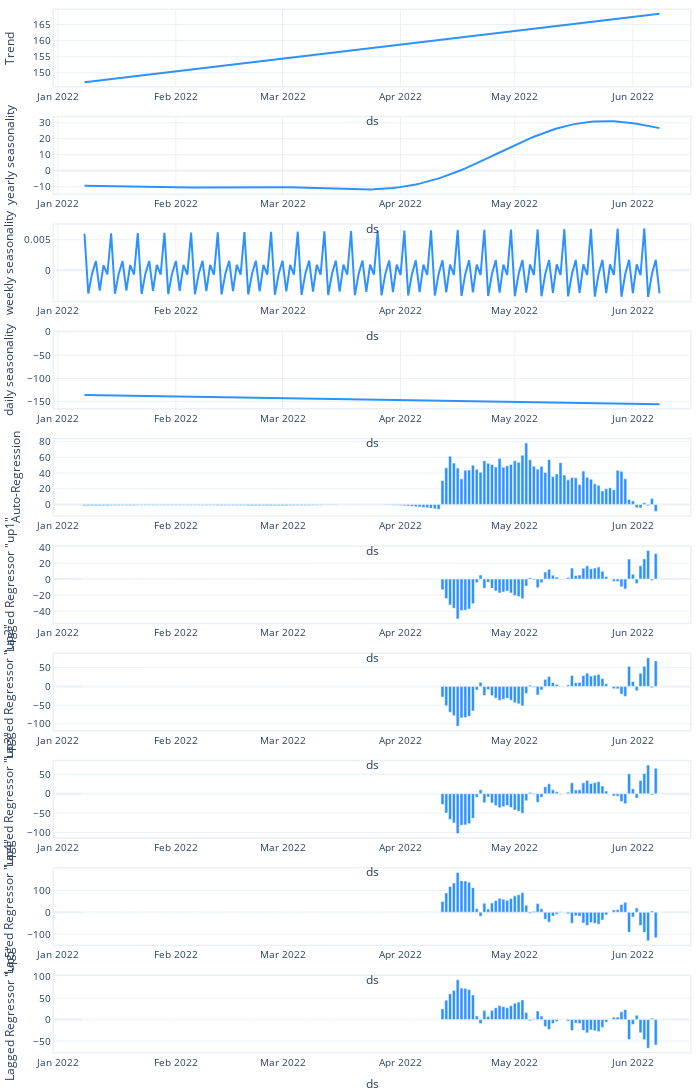

Source (notebook cell):
### Code cell
fig_comp = m.plot_components(forecast)
fig_comp.show()  # You may need this line to display the plot, depending on your environment

### Figure 1 — Plotly figure (JSON) as saved in the notebook; plotly's stock layout.template omitted (floating-point values rounded to 4 significant figures; data arrays with more than 128 entries replaced by an {"elided": "..."} marker saying what was removed)
{"data": [{"line": {"color": "#2d92ff", "width": 2}, "mode": "lines", "name": "Trend", "showlegend": false, "type": "scatter", "uid": "a387e77d-6ecb-40dd-9a44-89de485c0aad", "x": {"elided": "152 str values"}, "xaxis": "x", "y": {"elided": "152 float values"}, "yaxis": "y"}, {"line": {"color": "#2d92ff", "width": 2}, "mode": "lines", "name": "yearly seasonality", "showlegend": false, "type": "scatter", "uid": "1a90071c-06d1-4b3d-9d3a-239cb5bd2099", "x": {"elided": "152 str values"}, "xaxis": "x2", "y": {"elided": "152 float values"}, "yaxis": "y2"}, {"line": {"color": "#2d92ff", "width": 2}, "mode": "lines", "name": "weekly seasonality", "showlegend": false, "type": "scatter", "uid": "371af99f-ca26-43da-b144-b4d7309b6d74", "x": {"elided": "152 str values"}, "xaxis": "x3", "y": {"elided": "152 float values"}, "yaxis": "y3"}, {"line": {"color": "#2d92ff", "width": 2}, "mode": "lines", "name": "daily seasonality", "showlegend": false, "type": "scatter", "uid": "96f36dac-36e6-4af1-8f4a-ee480d38dcd5", "x": {"elided": "152 str values"}, "xaxis": "x4", "y": {"elided": "152 float values"}, "yaxis": "y4"}, {"marker": {"color": "#2d92ff"}, "name": "Auto-Regression", "opacity": 1, "showlegend": false, "type": "bar", "uid": "97d042bc-87a6-43b8-93da-21a58e2b41f8", "x": {"elided": "152 str values"}, "xaxis": "x5", "y": {"elided": "152 float values"}, "yaxis": "y5"}, {"marker": {"color": "#2d92ff"}, "name": "Lagged Regressor \"up1\"", "opacity": 1, "showlegend": false, "type": "bar", "uid": "441f12b6-eda6-4543-855a-e2243682c0e5", "x": {"elided": "152 str values"}, "xaxis": "x6", "y": {"elided": "152 float values"}, "yaxis": "y6"}, {"marker": {"color": "#2d92ff"}, "name": "Lagged Regressor \"up2\"", "opacity": 1, "showlegend": false, "type": "bar", "uid": "6fadda41-de2e-46df-aefd-c2b84c232a8d", "x": {"elided": "152 str values"}, "xaxis": "x7", "y": {"elided": "152 float values"}, "yaxis": "y7"}, {"marker": {"color": "#2d92ff"}, "name": "Lagged Regressor \"up3\"", "opacity": 1, "showlegend": false, "type": "bar", "uid": "f2634e50-b3ea-40b9-9b68-462892c93d40", "x": {"elided": "152 str values"}, "xaxis": "x8", "y": {"elided": "152 float values"}, "yaxis": "y8"}, {"marker": {"color": "#2d92ff"}, "name": "Lagged Regressor \"up4\"", "opacity": 1, "showlegend": false, "type": "bar", "uid": "34a84bb6-67cc-4ce6-9382-2ccb2c223163", "x": {"elided": "152 str values"}, "xaxis": "x9", "y": {"elided": "152 float values"}, "yaxis": "y9"}, {"marker": {"color": "#2d92ff"}, "name": "Lagged Regressor \"up5\"", "opacity": 1, "showlegend": false, "type": "bar", "uid": "3cef839b-de0c-42bc-aa84-f50dad7f4252", "x": {"elided": "152 str values"}, "xaxis": "x10", "y": {"elided": "152 float values"}, "yaxis": "y10"}], "layout": {"autosize": true, "barmode": "overlay", "font": {"size": 10}, "height": 2100, "hovermode": "x unified", "legend": {"traceorder": "reversed", "y": 0.1}, "margin": {"b": 0, "l": 0, "pad": 0, "r": 10, "t": 10}, "title": {"font": {"size": 12}}, "width": 700, "xaxis": {"anchor": "y", "domain": [0, 1], "linewidth": 1.5, "mirror": true, "range": ["2021-12-31T00:00:00", "2022-06-16T00:00:00"], "showline": true, "title": {"text": "ds"}, "type": "date"}, "xaxis10": {"anchor": "y10", "domain": [0, 1], "linewidth": 1.5, "mirror": true, "range": ["2021-12-31T00:00:00", "2022-06-16T00:00:00"], "showline": true, "title": {"text": "ds"}, "type": "date"}, "xaxis2": {"anchor": "y2", "domain": [0, 1], "linewidth": 1.5, "mirror": true, "range": ["2021-12-31T00:00:00", "2022-06-16T00:00:00"], "showline": true, "title": {"text": "ds"}, "type": "date"}, "xaxis3": {"anchor": "y3", "domain": [0, 1], "linewidth": 1.5, "mirror": true, "range": ["2021-12-31T00:00:00", "2022-06-16T00:00:00"], "showline": true, "title": {"text": "ds"}, "type": "date"}, "xaxis4": {"anchor": "y4", "domain": [0, 1], "linewidth": 1.5, "mirror": true, "range": ["2021-12-31T00:00:00", "2022-06-16T00:00:00"], "showline": true, "title": {"text": "ds"}, "type": "date"}, "xaxis5": {"anchor": "y5", "domain": [0, 1], "linewidth": 1.5, "mirror": true, "range": ["2021-12-31T00:00:00", "2022-06-16T00:00:00"], "showline": true, "title": {"text": "ds"}, "type": "date"}, "xaxis6": {"anchor": "y6", "domain": [0, 1], "linewidth": 1.5, "mirror": true, "range": ["2021-12-31T00:00:00", "2022-06-16T00:00:00"], "showline": true, "title": {"text": "ds"}, "type": "date"}, "xaxis7": {"anchor": "y7", "domain": [0, 1], "linewidth": 1.5, "mirror": true, "range": ["2021-12-31T00:00:00", "2022-06-16T00:00:00"], "showline": true, "title": {"text": "ds"}, "type": "date"}, "xaxis8": {"anchor": "y8", "domain": [0, 1], "linewidth": 1.5, "mirror": true, "range": ["2021-12-31T00:00:00", "2022-06-16T00:00:00"], "showline": true, "title": {"text": "ds"}, "type": "date"}, "xaxis9": {"anchor": "y9", "domain": [0, 1], "linewidth": 1.5, "mirror": true, "range": ["2021-12-31T00:00:00", "2022-06-16T00:00:00"], "showline": true, "title": {"text": "ds"}, "type": "date"}, "yaxis": {"anchor": "x", "domain": [0.927, 1.0], "linewidth": 1.5, "mirror": true, "rangemode": "normal", "showline": true, "title": {"text": "Trend"}}, "yaxis10": {"anchor": "x10", "domain": [0, 0.073], "linewidth": 1.5, "mirror": true, "rangemode": "tozero", "showline": true, "title": {"text": "Lagged Regressor \"up5\""}}, "yaxis2": {"anchor": "x2", "domain": [0.824, 0.897], "linewidth": 1.5, "mirror": true, "rangemode": "tozero", "showline": true, "title": {"text": "yearly seasonality"}}, "yaxis3": {"anchor": "x3", "domain": [0.721, 0.794], "linewidth": 1.5, "mirror": true, "rangemode": "tozero", "showline": true, "title": {"text": "weekly seasonality"}}, "yaxis4": {"anchor": "x4", "domain": [0.618, 0.691], "linewidth": 1.5, "mirror": true, "rangemode": "tozero", "showline": true, "title": {"text": "daily seasonality"}}, "yaxis5": {"anchor": "x5", "domain": [0.515, 0.588], "linewidth": 1.5, "mirror": true, "rangemode": "tozero", "showline": true, "title": {"text": "Auto-Regression"}}, "yaxis6": {"anchor": "x6", "domain": [0.412, 0.485], "linewidth": 1.5, "mirror": true, "rangemode": "tozero", "showline": true, "title": {"text": "Lagged Regressor \"up1\""}}, "yaxis7": {"anchor": "x7", "domain": [0.309, 0.382], "linewidth": 1.5, "mirror": true, "rangemode": "tozero", "showline": true, "title": {"text": "Lagged Regressor \"up2\""}}, "yaxis8": {"anchor": "x8", "domain": [0.206, 0.279], "linewidth": 1.5, "mirror": true, "rangemode": "tozero", "showline": true, "title": {"text": "Lagged Regressor \"up3\""}}, "yaxis9": {"anchor": "x9", "domain": [0.103, 0.176], "linewidth": 1.5, "mirror": true, "rangemode": "tozero", "showline": true, "title": {"text": "Lagged Regressor \"up4\""}}}}
